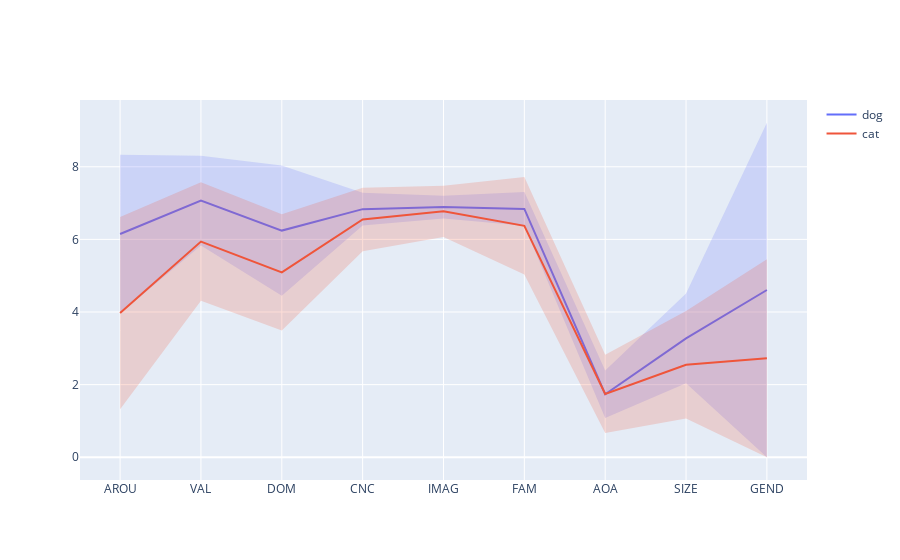

Write notebook code for a chart like this one.
### Code cell
viz_GlasgowR(words=['dog', 'cat'], dataframe=glasgow)

### Figure 1 — Plotly figure (JSON) as saved in the notebook; plotly's stock layout.template omitted (floating-point values rounded to 4 significant figures)
{"data": [{"line": {"color": "#636EFA"}, "mode": "lines", "name": "dog", "showlegend": true, "type": "scatter", "x": [1, 2, 3, 4, 5, 6, 7, 8, 9], "y": [6.147, 7.067, 6.242, 6.833, 6.889, 6.84, 1.735, 3.273, 4.606]}, {"fill": "toself", "fillcolor": "rgba(99, 110, 250, 0.2)", "hoverinfo": "skip", "line": {"color": "rgba(255,255,255,0)"}, "showlegend": false, "type": "scatter", "x": [1, 2, 3, 4, 5, 6, 7, 8, 9, 9, 8, 7, 6, 5, 4, 3, 2, 1], "y": [8.332, 8.304, 8.035, 7.286, 7.203, 7.303, 2.391, 4.511, 9.212, 0, 2.035, 1.079, 6.377, 6.575, 6.38, 4.449, 5.83, 3.962]}, {"line": {"color": "#EF553B"}, "mode": "lines", "name": "cat", "showlegend": true, "type": "scatter", "x": [1, 2, 3, 4, 5, 6, 7, 8, 9], "y": [3.97, 5.939, 5.091, 6.548, 6.774, 6.375, 1.743, 2.546, 2.727]}, {"fill": "toself", "fillcolor": "rgba(239, 85, 59, 0.2)", "hoverinfo": "skip", "line": {"color": "rgba(255,255,255,0)"}, "showlegend": false, "type": "scatter", "x": [1, 2, 3, 4, 5, 6, 7, 8, 9, 9, 8, 7, 6, 5, 4, 3, 2, 1], "y": [6.616, 7.571, 6.693, 7.422, 7.479, 7.716, 2.821, 4.025, 5.454, 0, 1.067, 0.665, 5.034, 6.069, 5.674, 3.489, 4.307, 1.324]}], "layout": {"autosize": true, "xaxis": {"autorange": true, "range": [0.5284, 9.472], "tickmode": "array", "ticktext": ["AROU", "VAL", "DOM", "CNC", "IMAG", "FAM", "AOA", "SIZE", "GEND"], "tickvals": [1, 2, 3, 4, 5, 6, 7, 8, 9], "type": "linear"}, "yaxis": {"autorange": true, "range": [-0.7602, 9.972], "type": "linear"}}}
